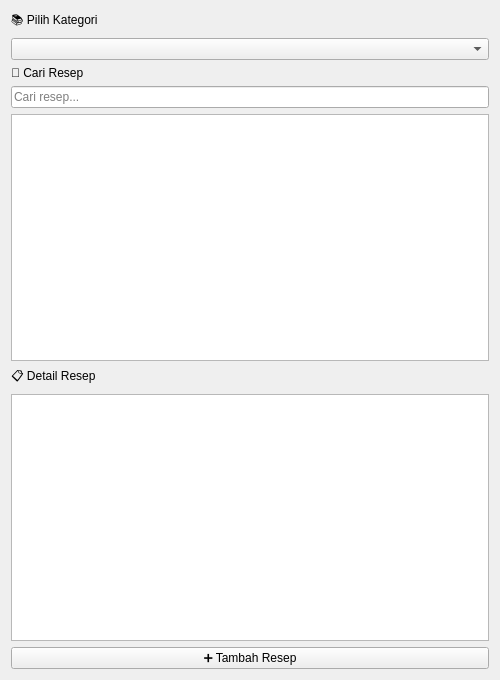
<?xml version="1.0" encoding="UTF-8"?>
<ui version="4.0">
 <class>ResepMasakanApp</class>
 <widget class="QWidget" name="ResepMasakanApp">
  <property name="geometry">
   <rect>
    <x>0</x>
    <y>0</y>
    <width>500</width>
    <height>680</height>
   </rect>
  </property>
  <property name="windowTitle">
   <string>📖 Resep Masakan - ResepKu</string>
  </property>
  <layout class="QVBoxLayout" name="verticalLayout">
   <item>
    <widget class="QLabel" name="labelKategori">
     <property name="text">
      <string>📚 Pilih Kategori</string>
     </property>
    </widget>
   </item>
   <item>
    <widget class="QComboBox" name="kategori_filter"/>
   </item>
   <item>
    <widget class="QLabel" name="labelCari">
     <property name="text">
      <string>🔎 Cari Resep</string>
     </property>
    </widget>
   </item>
   <item>
    <widget class="QLineEdit" name="input_cari">
     <property name="placeholderText">
      <string>Cari resep...</string>
     </property>
    </widget>
   </item>
   <item>
    <widget class="QListWidget" name="list_resep"/>
   </item>
   <item>
    <widget class="QLabel" name="labelDetail">
     <property name="text">
      <string>📋 Detail Resep</string>
     </property>
    </widget>
   </item>
   <item>
    <widget class="QTextEdit" name="detail_resep">
     <property name="readOnly">
      <bool>true</bool>
     </property>
    </widget>
   </item>
   <item>
    <widget class="QPushButton" name="btn_tambah">
     <property name="text">
      <string>➕ Tambah Resep</string>
     </property>
    </widget>
   </item>
  </layout>
 </widget>
 <resources/>
 <connections/>
</ui>
